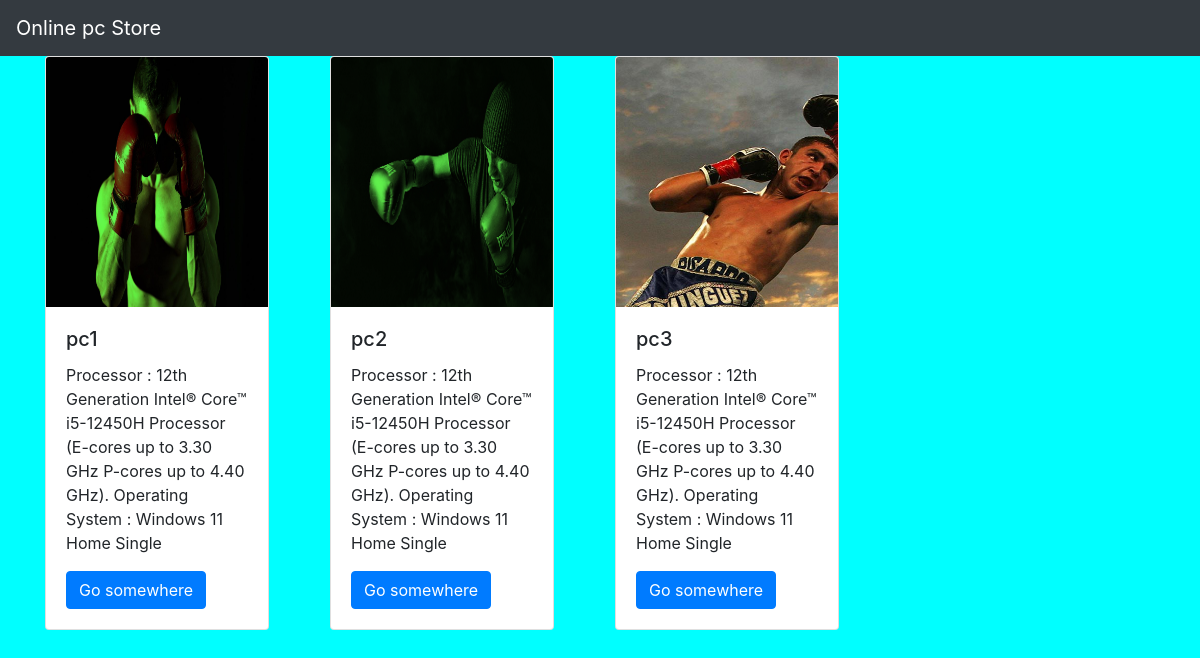
The page / on the database its author committed.
### mypcapp/models.py (models this page shows, shortened)
class Mypc(models.Model):
    name=models.CharField(max_length=250)
    desc=models.TextField()
    year=models.IntegerField()
    img=models.ImageField(upload_to='gallery')

### mypcapp/views.py (the view)
# urls.py: path('',views.index,name='index'),
def index(request):
    mypc=Mypc.objects.all()
    context={
        'mypc_list':mypc
    }
    return render(request,'index.html',context)

### templates/index.html
{% extends 'base.html' %}
{% block body %}
<div class="container">
    <div class="row">
        {% for i in mypc_list %}
       <div class="col-md-3">
           <div class="card" style="width:14rem;">
  <img src="{{i.img.url}}" class="card-img-top" alt="..." width="250px" height="250px">
  <div class="card-body">
    <h5 class="card-title">{{i.name}}</h5>
    <p class="card-text">{{i.desc}}</p>
    <a href="{% url 'mypcapp:detail' i.id %}" class="btn btn-primary">Go somewhere</a>
  </div>
</div>
       </div>
        {% endfor %}
    </div>
</div>
{% endblock %}

### templates/base.html (shortened to what this page needs)
{% load static %}
<!DOCTYPE html>
<html lang="en">
<head>
    <link rel="stylesheet" href="https://cdn.jsdelivr.net/npm/bootstrap@4.0.0/dist/css/bootstrap.min.css">
    <link rel="stylesheet" href="{% static 'style.css' %}">
</head>
<body>
<nav class="navbar navbar-dark bg-dark">
  <a class="navbar-brand" href="#">
    Online pc Store
  </a>
</nav>
{% block body %}
{% endblock %}
</body>
</html>

### static/style.css (style rules this page uses)
body { background-color:aqua; }

### rows shown on the page
Mypc: img (picture), name "pc1", desc "Processor : 12th Generation Intel® Core™ i5-12450H Processor (E-cores up to 3.30 GHz P-cores up to 4.40 GHz). Operating System : Windows 11 Home Single"
Mypc: img (picture), name "pc2", desc "Processor : 12th Generation Intel® Core™ i5-12450H Processor (E-cores up to 3.30 GHz P-cores up to 4.40 GHz). Operating System : Windows 11 Home Single"
Mypc: img (picture), name "pc3", desc "Processor : 12th Generation Intel® Core™ i5-12450H Processor (E-cores up to 3.30 GHz P-cores up to 4.40 GHz). Operating System : Windows 11 Home Single"
